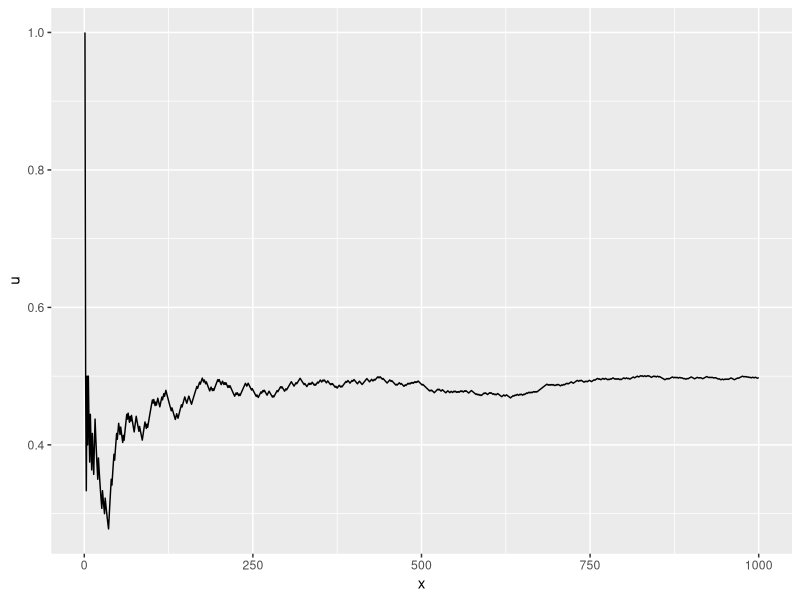

Generate this figure with R: (Note: this script raises an error after producing the figure.)
## ---- chunk 1
knitr::opts_chunk$set(message = FALSE)
library(ggplot2)
## ---- chunk 2
runningmean <- function(x, N) {
  y <- sample(x, N, replace = TRUE)
  # THIS samples N points wih replacement
  c <- cumsum(y)
  # cumulative sums of the 1st i values in i th position
  n <- 1:N
  c / n
  # Division is vectorised, mean of 1st i values of y is in ith position
}
## ---- chunk 3
u <- runningmean(c(0, 1), 1000)
## ---- chunk 4
x <- 1:1000
data <- data.frame(u,x)

ggplot(data) +
  geom_line(aes(x = x, y = u))
## ---- chunk 5
df <- data.frame(replicate(10,runningmean(c(0, 1), 1000), x))

ggplot(df, mapping = aes(colour = rgb(runif(3), runif(3), runif(3)))) +
  geom_line()
